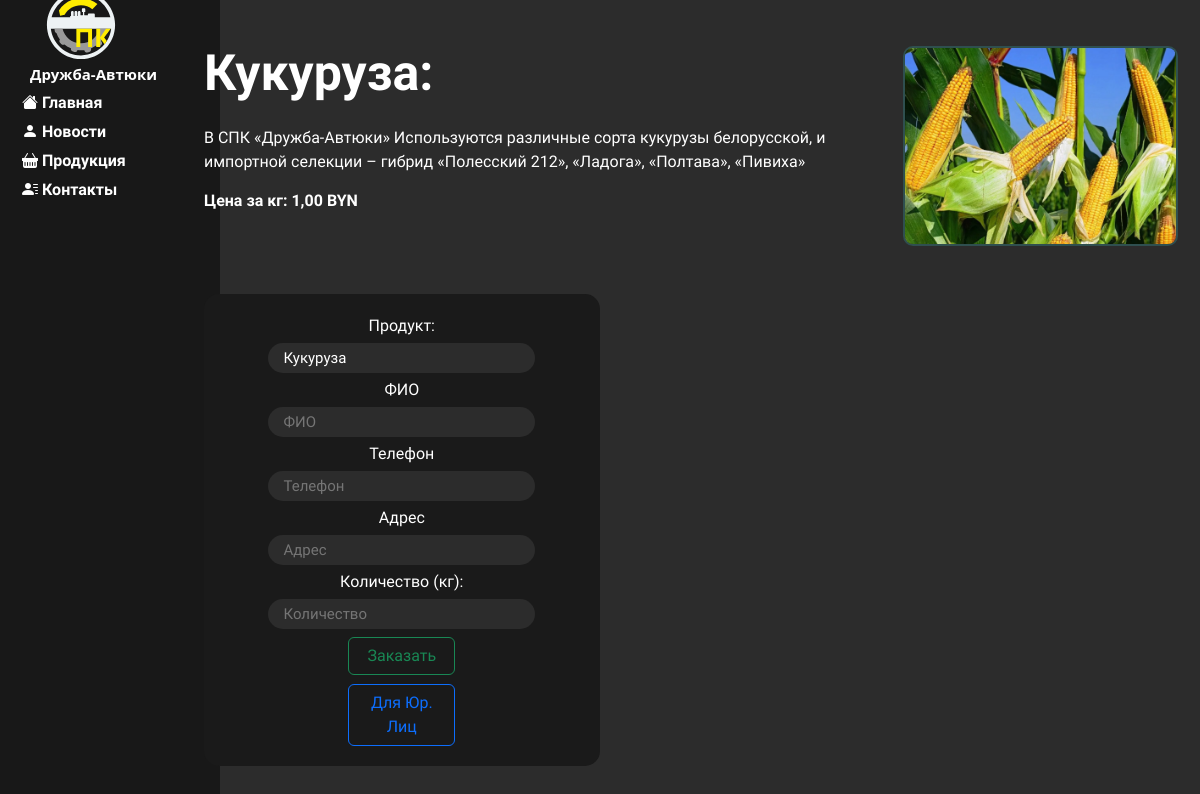
The app's page /card/1/ with its own data.
### main/models.py (models this page shows, shortened)
class PlantsCard(models.Model):
    title = models.CharField(max_length=255, verbose_name='Название')
    image = models.ImageField(upload_to='main/static/main/subimg', verbose_name='Картинка')
    desc = models.TextField()
    price = models.DecimalField(max_digits=3, decimal_places=2)
    ed = models.CharField(max_length=5, verbose_name='Единица Измерения')
    class Meta:
        verbose_name = 'Продукция Растеиеводство'  # Название модели в единственном числе
        verbose_name_plural = 'Продукция Растеиеводство'  # Название модели во множественном числе

### main/views.py (the view)
# urls.py: path('card/<int:card_id>/', views.card_detail, name='card_detail'),
def card_detail(request, card_id):
    card = get_object_or_404(PlantsCard, pk=card_id)
    return render(request, 'main/card_detail.html', {'card': card})

### main/templates/main/card_detail.html (shortened to what this page needs)
{% extends 'main/layout.html' %}
{% load static %}
{% block content %}
<div class="mainblock">
    <div class="textblock">
        <p class="Titleblock"><b>{{ card.title }}:</b></p>
        <p>{{ card.desc }}</p>
        <p> <b>Цена за {{ card.ed }}: {{ card.price }} BYN</b> </p>
        <div class="contactfieldFiz2">
                    <p>Продукт:</p>
                    <input type="text" id="productfiz" value="{{ card.title }}" readonly>
                    <p>ФИО</p>
                    <input type="text" id="fiofiz" placeholder="ФИО">
                    <p>Телефон</p>
                    <input type="text" id="phonefiz" placeholder="Телефон">
                    <p>Адрес</p>
                    <input type="text" id="addressfiz" placeholder="Адрес">
                    <p>Количество ({{ card.ed }}):</p>
                    <input type="text" id="colvo" placeholder="Количество">
                    <button type="submit" id="fizbut2" class="btn btn-outline-success">Заказать</button>
                    <button type="submit" id="urface" class="btn btn-outline-primary">Для Юр. Лиц</button>
        </div>
    </div>
    <div class="contectblock">
    <div class="simg">
                <img class="minimized2" src="{{ card.image.url }}" alt="{{ card.title }}">
    </div>
    </div>
</div>
{% endblock %}

### main/static/main/css/main.css (style rules this page uses)
body { background: #2c2c2c }
img { width: 100%; !important; border-radius: 10px; }
.mainblock { display: flex; padding: 1%; min-width: 82%; margin-top: 2%; min-height: 90%; margin-left: 16%; position: absolute; grid-gap: 3%; }
.textblock { display: flex; flex-direction: column; grid-gap: 15px; min-width: 67%; font-family: 'Exo 2', sans-serif; color: white; }
.textblock p { margin-bottom: 0; }
.contectblock { min-width: 30%; display: flex; flex-direction: column; grid-gap: 1%; padding: 1%; }
.Titleblock { font-size: 50px; margin-bottom: 0; }
.simg { display: flex; flex-direction: column; grid-gap: 20px; }
.minimized2 { cursor: pointer; max-width: 100%; max-height: 200px; min-height: 200px; border: 2px solid darkslategrey; float: right; border-radius: 10px; object-fit: cover; }
.contactfieldFiz2 { padding: 20px; min-width: 22%; min-height: 60%; max-width: 60%; margin-top: 10%; background-color: #1a1a1a; border-radius: 15px; display: flex; flex-direction: column; text-align: center; align-items: center; grid-gap: 5px; }
.contactfieldFiz2 input { border-radius: 15px; border: 0; width: 75%; height: 30px; font-size: 15px; padding-left: 15px; color: white; background-color: #2c2c2c; font-family: 'Exo 2', sans-serif; }
.contactfieldFiz2 p { color: white; margin: 0; font-family: 'Exo 2', sans-serif; }
.contactfieldFiz2 button { margin-top: 1%; flex-direction: row; width: 30%; }

### records on screen
PlantsCard: title "Кукуруза", desc "В СПК «Дружба-Автюки» Используются различные сорта кукурузы белорусской, и импортной селекции – гибрид «Полесский 212», «Ладога», «Полтава», «Пивиха»", ed "кг", price "1,00", image (picture)
